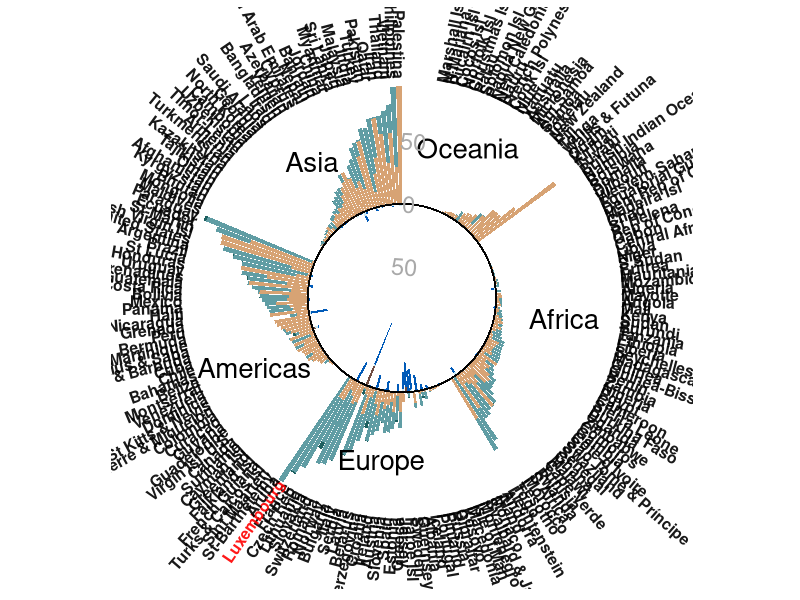
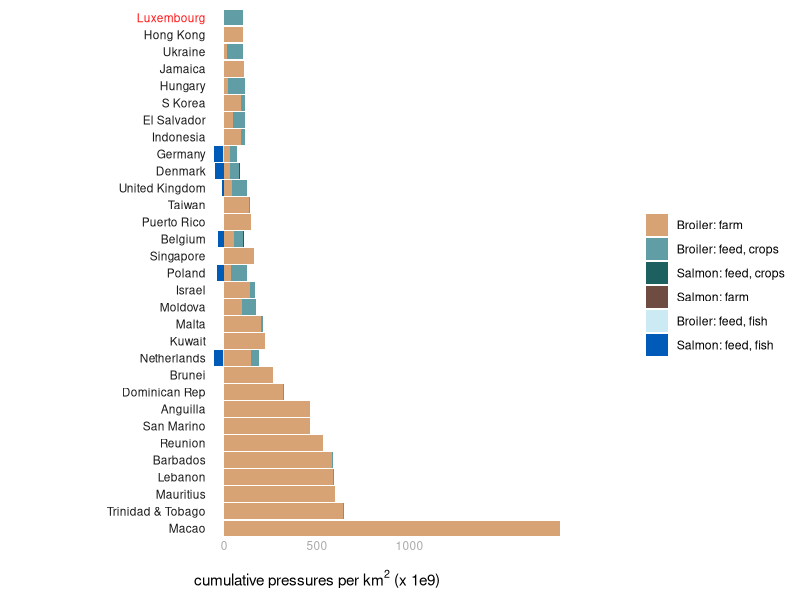

Reproduce these figures in R, in order.
## ---- chunk 1

library(tidyverse)
library(ggplot2)
library(here)

un_geopolitical <- read_csv(here("_spatial/output/UNSD_Methodology.csv")) %>%
  dplyr::select(iso3c, georegion=Region_Name)

rgn_names <- read_csv(here("_spatial/output/master_rgns.csv")) %>%
  rename(land_area_km2 = area_km2)
eez_rgns <- read_csv(here("_spatial/output/eez_rgns.csv")) %>%
  rename(eez_area_km2 = area_km2)

rescaling_values <- read_csv(here("_analysis/step4_stressor_rescaling.csv")) 


## ---- chunk 2


pressures <- read_csv(here("_analysis/data/zonal_extract/sum_pressures_country.csv"))  %>%
    filter(!is.na(Country)) %>% ## Antarctica
  left_join(rescaling_values, by="stressor") %>%
  rowwise() %>%
  mutate(prop_of_global = value/global_total) %>%
   group_by(iso3c, Country, source, subsource, animal_system, location) %>%
  summarize(country_farm_feed_chi = sum(prop_of_global, na.rm=TRUE)) %>%
  left_join(rgn_names) %>%
  left_join(eez_rgns) %>%
  rowwise() %>%
  mutate(avg_cum_stress_km2_1e_9= ifelse(location=="marine", 
                          country_farm_feed_chi/eez_area_km2*1000000000,
                          country_farm_feed_chi/land_area_km2*1000000000)) %>%
  ungroup() %>%
   mutate(prop_of_global = ifelse(is.na(avg_cum_stress_km2_1e_9), 0, avg_cum_stress_km2_1e_9)) %>%

    mutate(source = ifelse(is.na(subsource), paste(animal_system, source, sep="-"), 
                         paste(animal_system, source, subsource, sep="-"))) %>%
left_join(un_geopolitical, by="iso3c") %>%
  select(Country, iso3c, location, source, avg_cum_stress_km2_1e_9, georegion)
  

## get georegion ranks
chi <- pressures %>%
  group_by(georegion, Country, iso3c) %>%
  summarize(chi = sum(avg_cum_stress_km2_1e_9, na.rm=TRUE)) %>%
  arrange(-chi)

rank_georgn <- chi %>%
  group_by(georegion) %>%
  summarize(mean_chi = mean(chi),
            count = length(chi)) %>%
  ungroup() %>%
  data.frame() %>%
  arrange(mean_chi)

rank_georgn$georegion <- factor(rank_georgn$georegion, 
                                         levels=unique(rank_georgn$georegion))

chi$georegion <- factor(chi$georegion, 
                                         levels=unique(rank_georgn$georegion))
### Organize the chi data and add a few extra variables to help plotting
# Including empty spaces to add a y-axes
rank_rgn <- chi %>%
  arrange(georegion, chi) %>%
  data.frame()


# modify region names to be shorter
rank_rgn <- rank_rgn %>%
  mutate(rgn_name_short = Country, 
         rgn_name_short = gsub("Islands", "Isl", rgn_name_short),
         rgn_name_short = gsub("Island", "Isl", rgn_name_short),
         rgn_name_short = gsub("Democratic", "Dem", rgn_name_short),
         rgn_name_short = gsub("Republic", "Rep", rgn_name_short),
         rgn_name_short = gsub("South", "S", rgn_name_short),
         rgn_name_short = gsub("American", "Am", rgn_name_short),
         rgn_name_short = gsub("the United States", "US", rgn_name_short),
         rgn_name_short = gsub("Territory", "Terr", rgn_name_short),
         rgn_name_short = gsub("Saint", "St", rgn_name_short),
         rgn_name_short = gsub(" and ", " & ", rgn_name_short),
         rgn_name_short = gsub("Republique", "Rep", rgn_name_short),
         rgn_name_short = gsub("Dem Rep of the", "Dem Rep of", rgn_name_short),
         rgn_name_short = gsub("Georgia and the", "Georgia and", rgn_name_short),
         rgn_name_short = gsub("St Vincent and the", "St Vincent and", rgn_name_short),
         rgn_name_short = gsub("Howland Isl & Baker Isl", "Howland & Baker Isl", rgn_name_short),
         rgn_name_short = gsub("Northern", "N", rgn_name_short), 
         rgn_name_short = gsub("Reunion", "Reunion", rgn_name_short))

## ---- chunk 3

source_name <- data.frame(source = c("broiler-farm", "broiler-feed-crop", "salmon-feed-crop", 
                                         "salmon-farm", "broiler-feed-marinefish", "salmon-feed-marinefish"),
                            source_name = c("Broiler: farm", "Broiler: feed, crops", "Salmon: feed, crops",
                                              "Salmon: farm", "Broiler: feed, fish", "Salmon: feed, fish"))

myPalette <- c("#D7A374", "#609DA4", "#1D6060",  # darkbrown, lightergreen, darkergreen
               "#6F4C41", "#CCEAF4", "#005AB8")    # tan, lighterblue, darkerblue   

cutoff_value <- 100
## ---- chunk 4

#filter to include only countries in circle
pressures_adj_circle <- pressures %>%
  group_by(Country, iso3c) %>%
  mutate(chi = sum(avg_cum_stress_km2_1e_9, na.rm=TRUE)) %>%
  mutate(avg_cum_stress_km2_1e_9 = ifelse(location=="marine", avg_cum_stress_km2_1e_9*(-1), avg_cum_stress_km2_1e_9)) %>%
  ungroup() %>%
  arrange(chi) %>%
  filter(chi<=cutoff_value)

highest_country <- pressures_adj_circle[dim(pressures_adj_circle)[1], "iso3c"]
pressures_highest_country <- filter(pressures_adj_circle, iso3c %in% highest_country$iso3c) #used below



# adjust the rank_rgn-adjust dataframe to match above
rank_rgn_adj <- rank_rgn %>%
  filter(iso3c %in% pressures_adj_circle$iso3c) 
  

# # add empty space to create space in the circleplot for axes
 empty_bar <- 6
 to_add <- data.frame(matrix(NA, empty_bar, ncol(rank_rgn_adj)) )
 colnames(to_add) = colnames(rank_rgn_adj)
 to_add$Country <- as.character(1:empty_bar)
 rank_rgn_adj  <- rbind(to_add, rank_rgn_adj)


# some code to orient the country labels
sequence_length = length(unique(rank_rgn_adj$Country))
first_sequence = c(1:(sequence_length%/%2)) 
second_sequence = c((sequence_length%/%2+1):sequence_length) 
first_angles = c(90 - 180/length(first_sequence) * first_sequence)
second_angles = c(-90 - 180/length(second_sequence) * second_sequence)

rank_rgn_adj$angle <- c(first_angles, second_angles)
rank_rgn_adj$hjust <- c(rep(0, length(first_sequence)), 
                    rep(1, length(second_sequence)))

# color for region labels
rank_rgn_adj <- rank_rgn_adj %>%
  mutate(Country = factor(Country, unique(Country))) %>%
  mutate(georegion = factor(georegion, unique(georegion))) %>%
  mutate(color = "black") %>%
  mutate(color = ifelse(is.na(chi), "white", color)) %>%
  mutate(color = ifelse(iso3c %in% highest_country$iso3c, "red", color))

# get dataframe for georegion shift locations
rgn_shift <- rank_rgn_adj %>%
  mutate(georegion = ifelse(is.na(georegion), "tmp", georegion)) %>%
  mutate(georegion = as.factor(georegion)) %>%
  mutate(region_shift = as.numeric(georegion) - lag(as.numeric(georegion)), default=first(as.numeric(georegion)))

rgn_shift <- which(rgn_shift$region_shift > 0)
rgn_shift <- c(1, rgn_shift) -0.5
rgn_shift <- data.frame(rgn_shift_x=rgn_shift,
                         georegion = rank_georgn$georegion,
                         name_x= c(15, 60, 115, 150, 200), # 140
                         name_y=c(55, 55, 55, 55, 55))
rgn_shift <- rgn_shift %>%
   mutate(georegion = as.character(georegion))

# ## add some blanks rows to match the master region list
  to_add <-  data.frame( matrix(NA, empty_bar*nlevels(as.factor(pressures_adj_circle$source)), ncol(pressures_adj_circle)) )
  colnames(to_add) <- colnames(pressures_adj_circle)
  to_add$source <- rep(levels(as.factor(pressures_adj_circle$source)), each=empty_bar)
  to_add$avg_cum_stress_km2_1e_9<-  0
  to_add$Country <- as.character(rep(1:empty_bar, nlevels(as.factor(pressures_adj_circle$source)))) 
  pressures_adj_circle <- rbind(to_add, pressures_adj_circle, to_add)

pressures_adj_circle %>%
  group_by(source) %>%
  summarize(mean = mean(avg_cum_stress_km2_1e_9, na.rm=TRUE)) %>%
  arrange(mean)

pressures_adj_circle <- pressures_adj_circle %>%
  left_join(source_name, by = "source")


pressures_adj_circle$source_name <- factor(pressures_adj_circle$source_name, levels=rev(source_name$source_name))
pressures_adj_circle$Country <- factor(pressures_adj_circle$Country, levels=unique(rank_rgn_adj$Country))
pressures_adj_circle$georegion <- factor(pressures_adj_circle$georegion, 
                                         levels=unique(rank_georgn$georegion))

## some theme stuff to make the circle plot look nice

circle_theme <- theme(axis.line=element_blank(),
                      axis.text.y=element_blank(),
                      axis.ticks=element_blank(),
                      axis.title.x=element_blank(),
                      axis.title.y=element_blank(),
                      legend.position="none",
                      panel.background=element_blank(),
                      panel.border=element_blank(),
                      panel.grid.major=element_blank(),
                      panel.grid.minor=element_blank(),
                      plot.background=element_blank(),
                      axis.text.x = element_blank())



p <- ggplot(data=pressures_adj_circle, aes(x=Country, y=avg_cum_stress_km2_1e_9, fill=source_name)) + 
  
  geom_bar(stat="identity") +
  
  # ## this adjust the inner circle size (ymin) and outer circle size (ymax), which can be expanded to include names
   geom_errorbar(aes(
       x     = 1, 
       ymin  = -75,   
       ymax  = 110), 
       alpha = 0) +

      # Country name text placement
     geom_text(
       data = rank_rgn_adj,  
       aes(x     = Country,  
           y     = max(pressures_adj_circle$chi, na.rm=TRUE), 
           label = rgn_name_short, 
           angle = angle, 
           hjust = hjust),
       inherit.aes = FALSE, 
       fontface = "bold", 
       alpha = 0.9, 
       size = 4, 
       color = rank_rgn_adj$color) +
    # 
   # georegion names
    geom_text(
      data=rgn_shift, 
      aes(x=name_x, 
          y=name_y, 
          label=georegion), 
      inherit.aes=FALSE, size=7) +
  #  
  # # # Scale bar circles
  # ## This adds the 0 line
      geom_segment(
        x = 0, 
         y = 0, 
         xend = dim(rank_rgn_adj)[1]+1, 
         yend = 0, 
         fill = NULL,
        alpha = 1, color = "black", size = 0.3) +
  #    
  #  # Scale bar annotation, this adds the y-axis numbers
      annotate(
        "text", 
        x     = c(3, 3, 3), 
        y     = c(-50, 0, 50),
        label = c(50, 0, 50), 
        color = "darkgray", angle = -4, size = 6) +
  #     
  scale_colour_identity() +
  scale_fill_manual(values=myPalette, limits=c("Broiler: farm", "Broiler: feed, crops", "Salmon: feed, crops",
                                              "Salmon: farm", "Broiler: feed, fish", "Salmon: feed, fish")) +
  coord_polar() +

 circle_theme

#p
ggsave(here('_analysis/figures/circular_plots/feed_farm_marine_land.png'), height=18, width=18, units=c("in"), bg="transparent")


## ---- chunk 5


pressures_adj_bar <- pressures %>%
  group_by(Country, iso3c) %>%
  mutate(chi = sum(avg_cum_stress_km2_1e_9, na.rm=TRUE)) %>%
  mutate(avg_cum_stress_km2_1e_9 = ifelse(location=="marine", avg_cum_stress_km2_1e_9*(-1), avg_cum_stress_km2_1e_9)) %>%
  ungroup() %>%
  filter(chi>cutoff_value) %>%
  rbind(pressures_highest_country) %>%
  arrange(chi)



rank_rgn_adj_bar <- rank_rgn %>%
  filter(iso3c %in% pressures_adj_bar$iso3c)


# color for region labels
rank_rgn_adj_bar <- rank_rgn_adj_bar %>%
  mutate(Country = factor(Country, unique(Country))) %>%
  mutate(georegion = factor(georegion, unique(georegion))) %>%
  mutate(color = "black") %>%
  mutate(color = ifelse(is.na(chi), "white", color))%>%
  mutate(color = ifelse(iso3c %in% highest_country$iso3c, "red", color)) %>%
  arrange(-chi)


pressures_adj_bar <- pressures_adj_bar %>%
  left_join(source_name, by = "source")


pressures_adj_bar$source_name <- factor(pressures_adj_bar$source_name, levels=rev(source_name$source_name))
pressures_adj_bar$Country <- factor(pressures_adj_bar$Country, levels=unique(rank_rgn_adj_bar$Country))


## some theme stuff to make the plot look nice

bar_theme <- theme(axis.line=element_blank(),
                      axis.text.y=element_blank(),
                      axis.ticks=element_blank(),
              #        axis.title.x=element_blank(),
                      axis.title.y=element_blank(),
              #        legend.position="none",
                      panel.background=element_blank(),
                      panel.border=element_blank(),
                      panel.grid.major=element_blank(),
                      panel.grid.minor=element_blank(),
                      plot.background=element_blank(),
                      legend.title = element_blank(),
                      axis.text.x = element_blank()
              )



p <- ggplot(data=pressures_adj_bar, aes(x=Country, y=avg_cum_stress_km2_1e_9, fill=source_name)) + 
  
  geom_bar(stat="identity") +
  ylab(bquote("cumulative pressures per" ~km^2~"(x 1e9)")) +
   
  # ## this adjust the plot dimensions, which can be expanded to include names
    geom_errorbar(aes(
        x     = 1, 
        ymin  = -1000,   
        ymax  = 2000), 
        alpha = 0) +

   geom_errorbar(aes(
       y     = -2,
       xmin  = -1,
       xmax  = -1),
       alpha = 0) +
  
      # Country name text placement
    geom_text(
      data = rank_rgn_adj_bar,
      aes(y = -100,
          x = 1:length(rank_rgn_adj_bar$Country),
          label = rgn_name_short),
      inherit.aes = FALSE,
  #    fontface = "bold",
      alpha = 0.9,
      size = 3,
      color = rank_rgn_adj_bar$color,
      hjust = 1) +

   # Scale bar annotation, this adds the y-axis numbers
      annotate(
        "text",
        x     = c(-0.025, -0.025, -0.025),
        y     = c(0, 500, 1000),
        label = c(0, 500, 1000),
        color = "darkgray", size = 3) +

  scale_colour_identity() +
  scale_fill_manual(values=myPalette, limits=c("Broiler: farm", "Broiler: feed, crops", "Salmon: feed, crops",
                                              "Salmon: farm", "Broiler: feed, fish", "Salmon: feed, fish")) +
  coord_flip() +

bar_theme

#p
ggsave(here('_analysis/figures/circular_plots/feed_farm_marine_land_barplot.png'), height=6, width=5, units=c("in"),
       bg="transparent")


